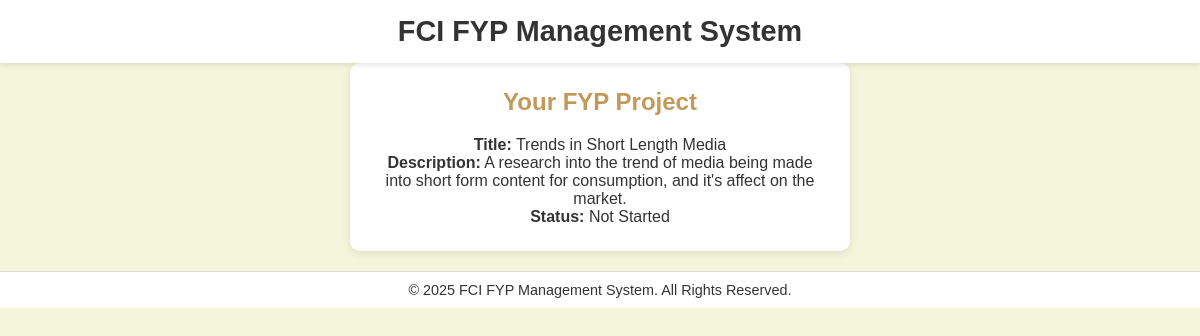
The app's page /student/view_fyp.php (signed in) with its own data.
### tables this page shows
CREATE TABLE `assigned_fyp` (
  `assignmentid` int(10) NOT NULL,
  `studentid` int(10) NOT NULL,
  `lecturerid` int(10) NOT NULL,
  `proposalid` int(10) NOT NULL,
  `progress` varchar(255) NOT NULL
);

CREATE TABLE `proposals` (
  `proposalid` int(10) NOT NULL,
  `lecturerid` int(10) NOT NULL,
  `title` varchar(255) NOT NULL,
  `description` varchar(255) NOT NULL,
  `status` enum('pending','approved','rejected') DEFAULT 'pending'
);

### student/view_fyp.php (the view, shortened to what this page needs)
<?php
$conn = OpenCon();
$studentid = $_SESSION['userid'];
$sql = "SELECT proposals.title, proposals.description, assigned_fyp.progress AS status
        FROM assigned_fyp
        JOIN proposals ON assigned_fyp.proposalid = proposals.proposalid
        WHERE assigned_fyp.studentid = ?";
$stmt = $conn->prepare($sql);
$stmt->bind_param("i", $studentid);
$stmt->execute();
$result = $stmt->get_result();
$project = $result->fetch_assoc();
?>
<!DOCTYPE html>
<html lang="en">
<head>
    <link rel="stylesheet" href="../css/styles.css">
</head>
<body>
    <header>
        <h1>FCI FYP Management System</h1>
    </header>
    <main>
        <div class="card">
            <h2>Your FYP Project</h2>
            <?php if ($project): ?>
                <p><strong>Title:</strong> <?php echo htmlspecialchars($project['title']); ?></p>
                <p><strong>Description:</strong> <?php echo htmlspecialchars($project['description']); ?></p>
                <p><strong>Status:</strong> <?php echo htmlspecialchars($project['status']); ?></p>
            <?php else: ?>
                <p style="color: red;">No FYP has been assigned to you yet.</p>
            <?php endif; ?>
        </div>
    </main>
    <footer>
        <p>&copy; 2025 FCI FYP Management System. All Rights Reserved.</p>
    </footer>
</body>
</html>

### css/styles.css (style rules this page uses)
* { margin: 0; padding: 0; box-sizing: border-box; }
body { font-family: Arial, sans-serif; margin: 0; padding: 0; background-color: #f5f5dc; color: #333; }
header { background-color: #ffffff; color: #333; padding: 15px 20px; position: relative; box-shadow: 0 2px 5px rgba(0, 0, 0, 0.1); text-align: center; }
header h1 { margin: 0; font-size: 1.8rem; }
.card { background: #ffffff; border-radius: 10px; padding: 25px; box-shadow: 0 2px 10px rgba(0, 0, 0, 0.1); margin: 0 auto; max-width: 500px; text-align: center; transition: transform 0.3s ease-in-out; }
.card h2 { color: #c29958; margin-bottom: 20px; }
footer { background-color: #ffffff; text-align: center; padding: 10px; margin-top: 20px; color: #333; border-top: 1px solid #ddd; font-size: 0.9rem; }

### records on screen
assigned_fyp: proposalid.title "Trends in Short Length Media", proposalid.description "A research into the trend of media being made into short form content for consumption, and it's affect on the market.", progress "Not Started"
